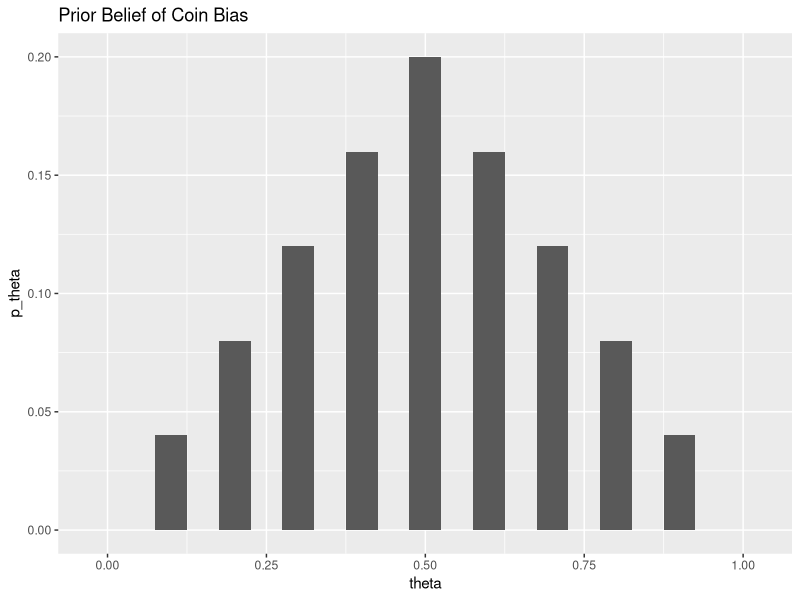
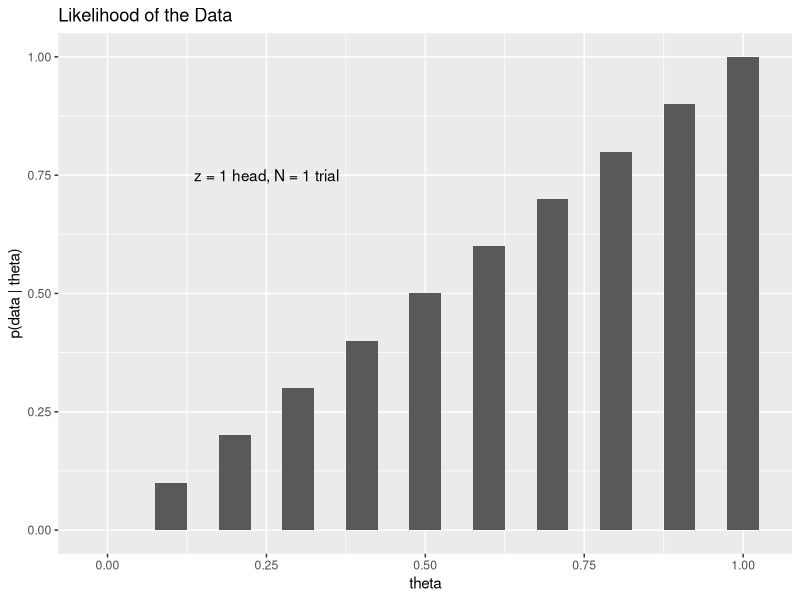
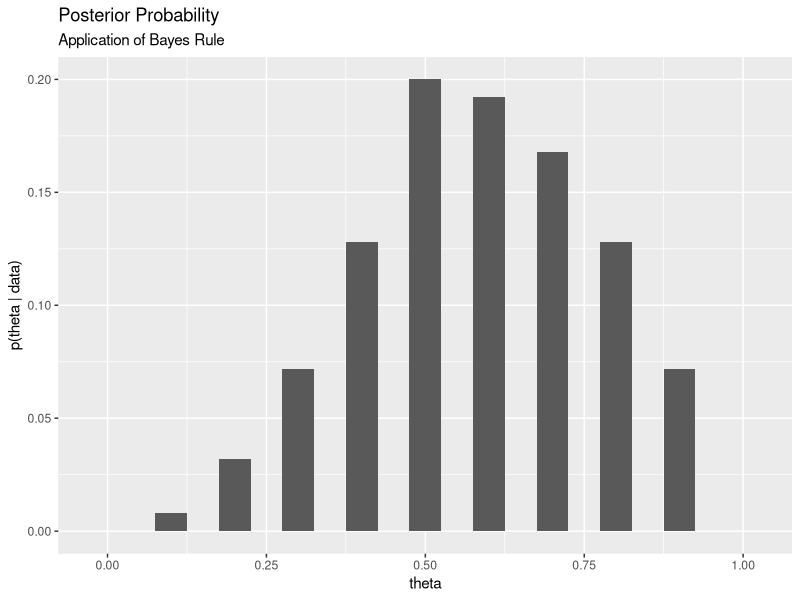
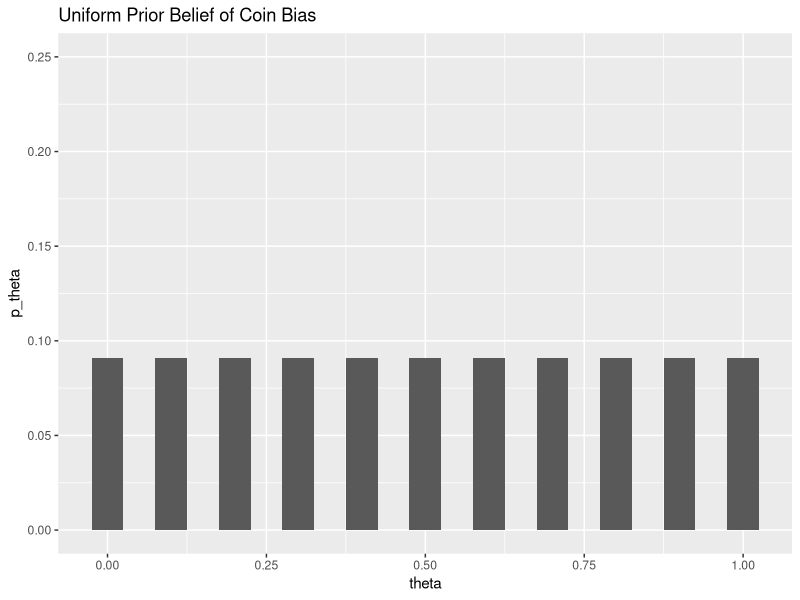
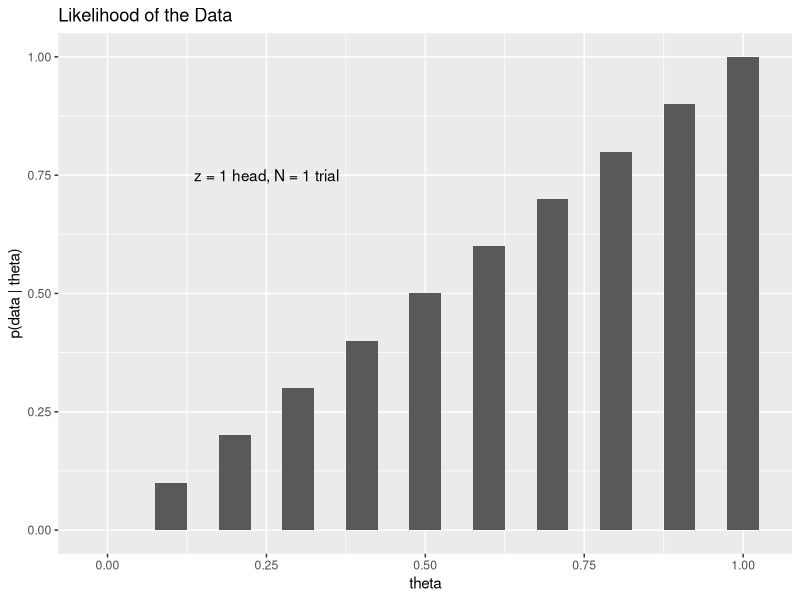
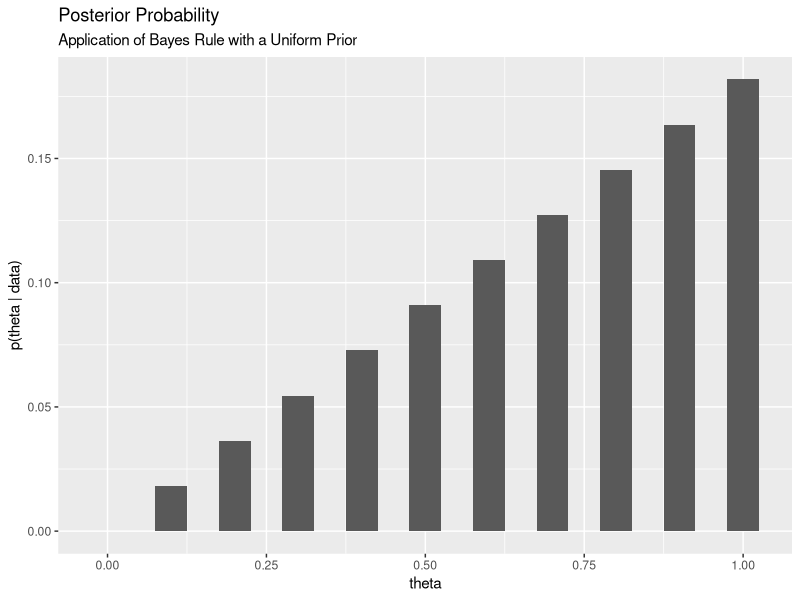
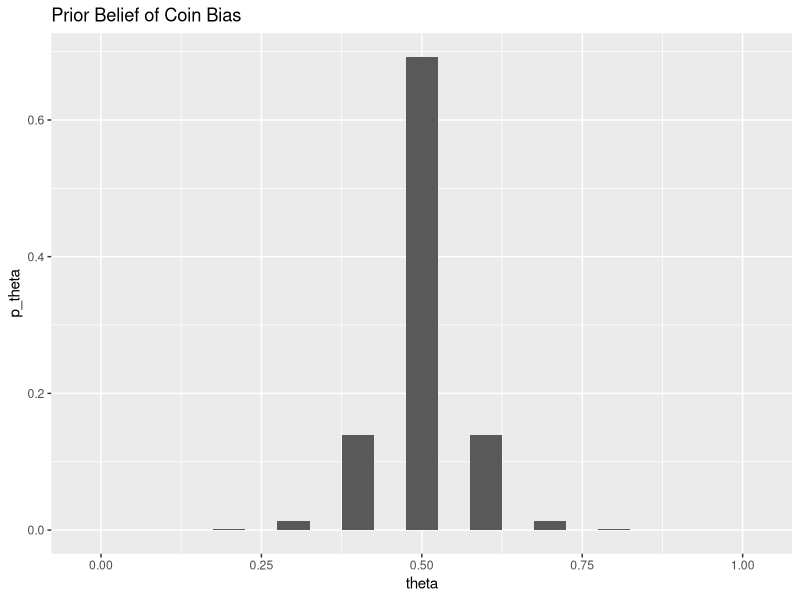
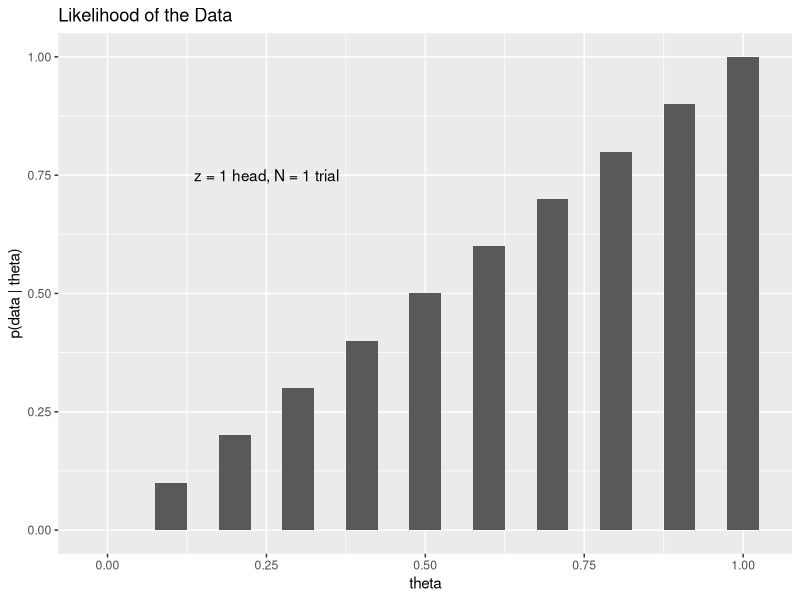

These figures' R source, in order:
## ---- chunk 1
knitr::opts_chunk$set(echo = TRUE, warning = FALSE, message = FALSE, comment = "")
options(scipen=999) # turn of scientific notation.
## ---- chunk 2
matrix_labels <- list(test = c("test pos", "test neg"),
                      disease = c("true", "false"))

joint_probability <- matrix(c(.00099, .001 - .00099,.04995, .999 - .04995), 
                            nrow = 2, ncol = 2, 
                            dimnames = matrix_labels)
joint_probability

test_results_disease_state_freq <- matrix(c(100000 *joint_probability), 
                                          nrow = 2, ncol = 2,
                                          dimnames = matrix_labels)
test_results_disease_state_freq
## ---- chunk 3
test_results_disease_state_freq[1] / sum(test_results_disease_state_freq[1, ])
## ---- chunk 4
# people expected have disease who test positive, times p(test = - | have disease)
test2_neg_and_have_disease <- 9900 * (joint_probability[2] / sum(joint_probability[, 1]))
# people expected not have disease who test positive, times p(test = - | don't have disease)
test2_neg_and_no_disease <- 499500 * (joint_probability[4] / sum(joint_probability[, 2]))

test2_neg_and_have_disease + test2_neg_and_no_disease
## ---- chunk 5
test2_neg_and_have_disease / sum(test2_neg_and_have_disease, test2_neg_and_no_disease)
## ---- chunk 6
joint_probability

likelihood <- joint_probability[2] / sum(joint_probability[,1])
prior <- .001
prob_of_having_neg_test <- (likelihood * prior) + ((joint_probability[4] / sum(joint_probability[, 2])) * (1-prior)) 

(likelihood * prior) / prob_of_having_neg_test
## ---- chunk 7

# new question: do they have the disease since the 2nd test came back positive?
prior <- (likelihood * prior) / prob_of_having_neg_test
# p(test = + | have disease)
likelihood <- joint_probability[1] / sum(joint_probability[,1])
prob_of_having_pos_test <- (likelihood * prior) + ((joint_probability[3] / sum(joint_probability[, 2])) * (1 - prior))

(likelihood * prior) / prob_of_having_pos_test
## ---- chunk 8
theta <- seq(0, 1, by = 0.1) # possible values of the coin's bias
theta
## ---- chunk 9
# Our personal beliefs about the probability of the coin's bias.
p_theta <- pmin(theta, 1 - theta) # triangular shaped prior.
p_theta <- p_theta / sum(p_theta) # make it a probability mass function
## ---- chunk 10
library(ggplot2)
library(dplyr)
data.frame(theta = theta,
           p_theta = p_theta) %>%
    ggplot(aes(x = theta, y = p_theta)) + 
        geom_bar(stat = "identity", width = 0.05) +
    labs(title = "Prior Belief of Coin Bias")
## ---- chunk 11
observed_data <- 1 # observe 1 flip turn up heads
z <- sum(observed_data) # number of flips turning up 1.
N <- length(observed_data) # number of trials.
# calculate p(data | theta) using a bernoulli likelihood function. 
bernoulli_likelihood <- (theta ** z) * (1 - theta) ** (N - z)
## ---- chunk 12
data.frame(theta = theta,
           bernoulli_likelihood = bernoulli_likelihood) %>%
    ggplot(aes(x = theta, y = bernoulli_likelihood)) + 
        geom_bar(stat = "identity", width = 0.05) +
        annotate("text", x = 0.25, y = .75, , label = "z = 1 head, N = 1 trial") +
    labs(title = "Likelihood of the Data",
         y = "p(data | theta)")
## ---- chunk 13
# the marginal likelihood of the data, or overall "evidence" of getting a heads under all different scenarios of parameter = theta.
p_data <- sum(p_theta * bernoulli_likelihood)
# p(theta | data) = P(data | theta) * p(theta) / p(data) 
posterior <- (bernoulli_likelihood * p_theta) / p_data
## ---- chunk 14
data.frame(theta = theta,
           posterior = posterior) %>%
    ggplot(aes(x = theta, y = posterior)) + 
        geom_bar(stat = "identity", width = 0.05) +
    labs(title = "Posterior Probability",
         subtitle = "Application of Bayes Rule",
         y = "p(theta | data)")
## ---- chunk 15
# Our personal beliefs about the probability of the coin's bias.
p_theta <- rep(1/ length(theta), length(theta)) # uniform shaped prior.
data.frame(theta = theta,
           p_theta = p_theta) %>%
    ggplot(aes(x = theta, y = p_theta)) + 
        geom_bar(stat = "identity", width = 0.05) +
    labs(title = "Uniform Prior Belief of Coin Bias") +
    scale_y_continuous(limits = c(0,0.25))
## ---- chunk 16
data.frame(theta = theta,
           bernoulli_likelihood = bernoulli_likelihood) %>%
    ggplot(aes(x = theta, y = bernoulli_likelihood)) + 
        geom_bar(stat = "identity", width = 0.05) +
        annotate("text", x = 0.25, y = .75, , label = "z = 1 head, N = 1 trial") +
    labs(title = "Likelihood of the Data",
         y = "p(data | theta)")
## ---- chunk 17
# the marginal likelihood of the data, or overall "evidence" of getting a heads under all different scenarios of parameter = theta.
p_data <- sum(p_theta * bernoulli_likelihood)
# p(theta | data) = P(data | theta) * p(theta) / p(data) 
posterior <- (bernoulli_likelihood * p_theta) / p_data
## ---- chunk 18
data.frame(theta = theta,
           posterior = posterior) %>%
    ggplot(aes(x = theta, y = posterior)) + 
        geom_bar(stat = "identity", width = 0.05) +
    labs(title = "Posterior Probability",
         subtitle = "Application of Bayes Rule with a Uniform Prior",
         y = "p(theta | data)")
## ---- chunk 19
# Our personal beliefs about the probability of the coin's bias.
p_theta <- c(0, 0.0001, 0.001, 0.01, 0.1, 0.5, 0.1, 0.01, 0.001, 0.0001, 0) # triangular shaped prior.
p_theta <- p_theta / sum(p_theta) # make it a probability mass function
## ---- chunk 20
data.frame(theta = theta,
           p_theta = p_theta) %>%
    ggplot(aes(x = theta, y = p_theta)) + 
        geom_bar(stat = "identity", width = 0.05) +
    labs(title = "Prior Belief of Coin Bias")
## ---- chunk 21
data.frame(theta = theta,
           bernoulli_likelihood = bernoulli_likelihood) %>%
    ggplot(aes(x = theta, y = bernoulli_likelihood)) + 
        geom_bar(stat = "identity", width = 0.05) +
        annotate("text", x = 0.25, y = .75, , label = "z = 1 head, N = 1 trial") +
    labs(title = "Likelihood of the Data",
         y = "p(data | theta)")
## ---- chunk 22
# the marginal likelihood of the data, or overall "evidence" of getting a heads under all different scenarios of parameter = theta.
p_data <- sum(p_theta * bernoulli_likelihood)
# p(theta | data) = P(data | theta) * p(theta) / p(data) 
posterior <- (bernoulli_likelihood * p_theta) / p_data
## ---- chunk 23
data.frame(theta = theta,
           posterior = posterior) %>%
    ggplot(aes(x = theta, y = posterior)) + 
        geom_bar(stat = "identity", width = 0.05) +
    labs(title = "Posterior Probability",
         subtitle = "Application of Bayes Rule with a strong Prior",
         y = "p(theta | data)")
## ---- chunk 24
data.frame(theta = theta,
           p_theta = p_theta) %>%
    ggplot(aes(x = theta, y = p_theta)) + 
        geom_bar(stat = "identity", width = 0.05) +
    labs(title = "Prior Belief of Coin Bias")
## ---- chunk 25
set.seed(1)
# sample 40 coin flip trials where we observe ~ 75% heads
observed_data <- sample (x = c(0,1), size = 40, prob = c(0.25, 0.75), replace = TRUE)
# observe 1 flip turn up heads
z <- sum(observed_data) # number of flips turning up 1.
N <- length(observed_data) # number of trials.
# calculate p(data | theta) using a bernoulli likelihood function. 
bernoulli_likelihood <- (theta ** z) * (1 - theta) ** (N - z)
## ---- chunk 26
data.frame(theta = theta,
           bernoulli_likelihood = bernoulli_likelihood) %>%
    ggplot(aes(x = theta, y = bernoulli_likelihood)) + 
        geom_bar(stat = "identity", width = 0.05) +
        annotate("text", x = 0.25, y = 0.0000000001, , label = "z = 30 head, N = 40 trials") +
    labs(title = "Likelihood of the Data",
         y = "p(data | theta)")
## ---- chunk 27
# the marginal likelihood of the data, or overall "evidence" of getting a heads under all different scenarios of parameter = theta.
p_data <- sum(p_theta * bernoulli_likelihood)
# p(theta | data) = P(data | theta) * p(theta) / p(data) 
posterior <- (bernoulli_likelihood * p_theta) / p_data
## ---- chunk 28
data.frame(theta = theta,
           posterior = posterior) %>%
    ggplot(aes(x = theta, y = posterior)) + 
        geom_bar(stat = "identity", width = 0.05) +
    labs(title = "Posterior Probability",
         subtitle = "Application of Bayes Rule with strong Prior & larger sample size",
         y = "p(theta | data)")
